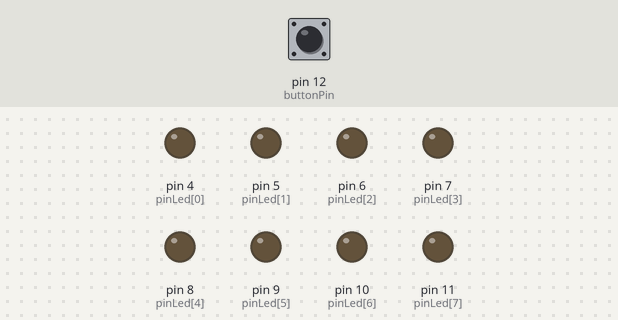
The sketch below on a simulated Arduino Uno, built with avr-gcc and run on an emulated ATmega328P. Shown: output pins drawn as LEDs (lit = HIGH). Inputs (shaded band) come from the test bench; at power-on: pin 12 (buttonPin) LOW.

Above: at 1.2 s.
1.3 s: pin 12 (buttonPin) pulled HIGH for 0.15 s
At 1.7 s:
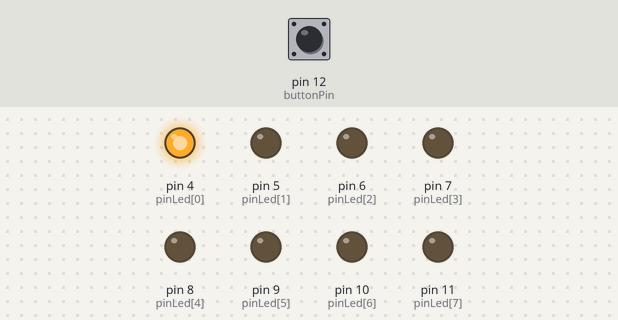
4.3 s: pin 12 (buttonPin) pulled HIGH for 3.2 s
At 6.2 s:
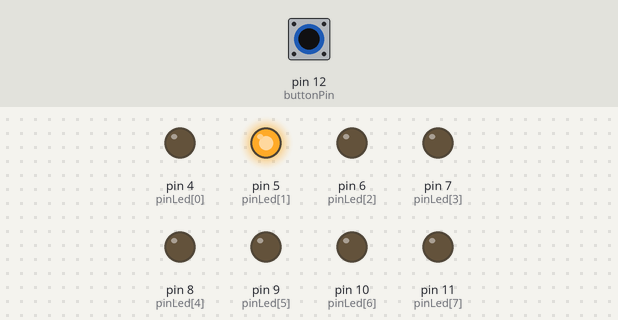
10.3 s: pin 12 (buttonPin) pulled HIGH for 1 s
At 11.7 s:
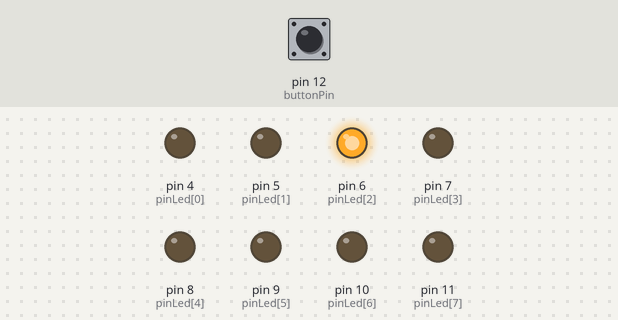
Timing chart, 0 to 15.8 s (numbered marks = the images above; inputs shaded):
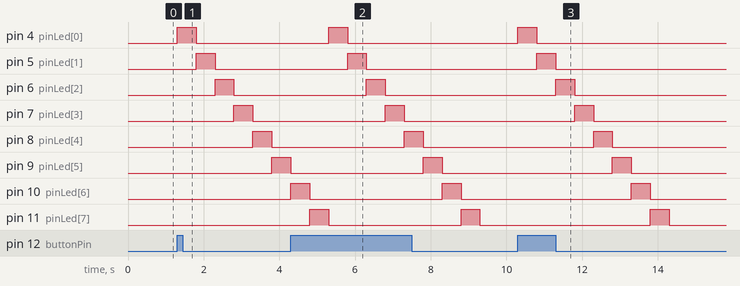

The sketch:

forLoop.ino
```cpp
const int pinLed[]={4,5,6,7,8,9,10,11};
const int buttonPin = 12;

void setup() {
  // put your setup code here, to run once:
  for (int i=0;i<8;i++){
    pinMode(pinLed[i],OUTPUT);
  }
  pinMode(buttonPin, INPUT);
}

void loop() {
  // put your main code here, to run repeatedly:
  if(digitalRead(buttonPin)){
    // bawahKeAtas();
    bawahKeAtas2();
    // ledOFF();
  }
}

void bawahKeAtas(){
  for(int i=0;i<8;i++){
    digitalWrite(pinLed[i], HIGH);
    delay(500);
  }
}

void ledOFF(){
  for(int i=0;i<8;i++){
    digitalWrite(pinLed[i], LOW);
  }
}

void bawahKeAtas2(){
  for(int i=0;i<8;i++){
    digitalWrite(pinLed[i], HIGH);
    delay(500);
    digitalWrite(pinLed[i], LOW);
  }
}
```

Measured:
- after the input at 1.3 s, pin 4 (pinLed[0]): LOW → HIGH at once, → LOW 0.50 s later; pin 5 (pinLed[1]): LOW → HIGH after 0.50 s, → LOW 0.50 s later; pin 6 (pinLed[2]): LOW → HIGH after 1.0 s, → LOW 0.50 s later; pin 7 (pinLed[3]): LOW → HIGH after 1.5 s, → LOW 0.50 s later; pin 8 (pinLed[4]): LOW → HIGH after 2.0 s, → LOW 0.50 s later
- after the input at 4.3 s, pin 4 (pinLed[0]): LOW → HIGH after 1.0 s, → LOW 0.50 s later; pin 5 (pinLed[1]): LOW → HIGH after 1.5 s, → LOW 0.50 s later; pin 6 (pinLed[2]): LOW → HIGH after 2.0 s, → LOW 0.50 s later; pin 7 (pinLed[3]): LOW → HIGH after 2.5 s, → LOW 0.50 s later; pin 8 (pinLed[4]): LOW → HIGH after 3.0 s, → LOW 0.50 s later
- after the input at 10.3 s, pin 4 (pinLed[0]): LOW → HIGH at once, → LOW 0.50 s later; pin 5 (pinLed[1]): LOW → HIGH after 0.50 s, → LOW 0.50 s later; pin 6 (pinLed[2]): LOW → HIGH after 1.0 s, → LOW 0.50 s later; pin 7 (pinLed[3]): LOW → HIGH after 1.5 s, → LOW 0.50 s later; pin 8 (pinLed[4]): LOW → HIGH after 2.0 s, → LOW 0.50 s later
- by itself, pin 10 (pinLed[6]), pin 11 (pinLed[7]): alternates HIGH for 0.50 s and LOW for 3.5 s
